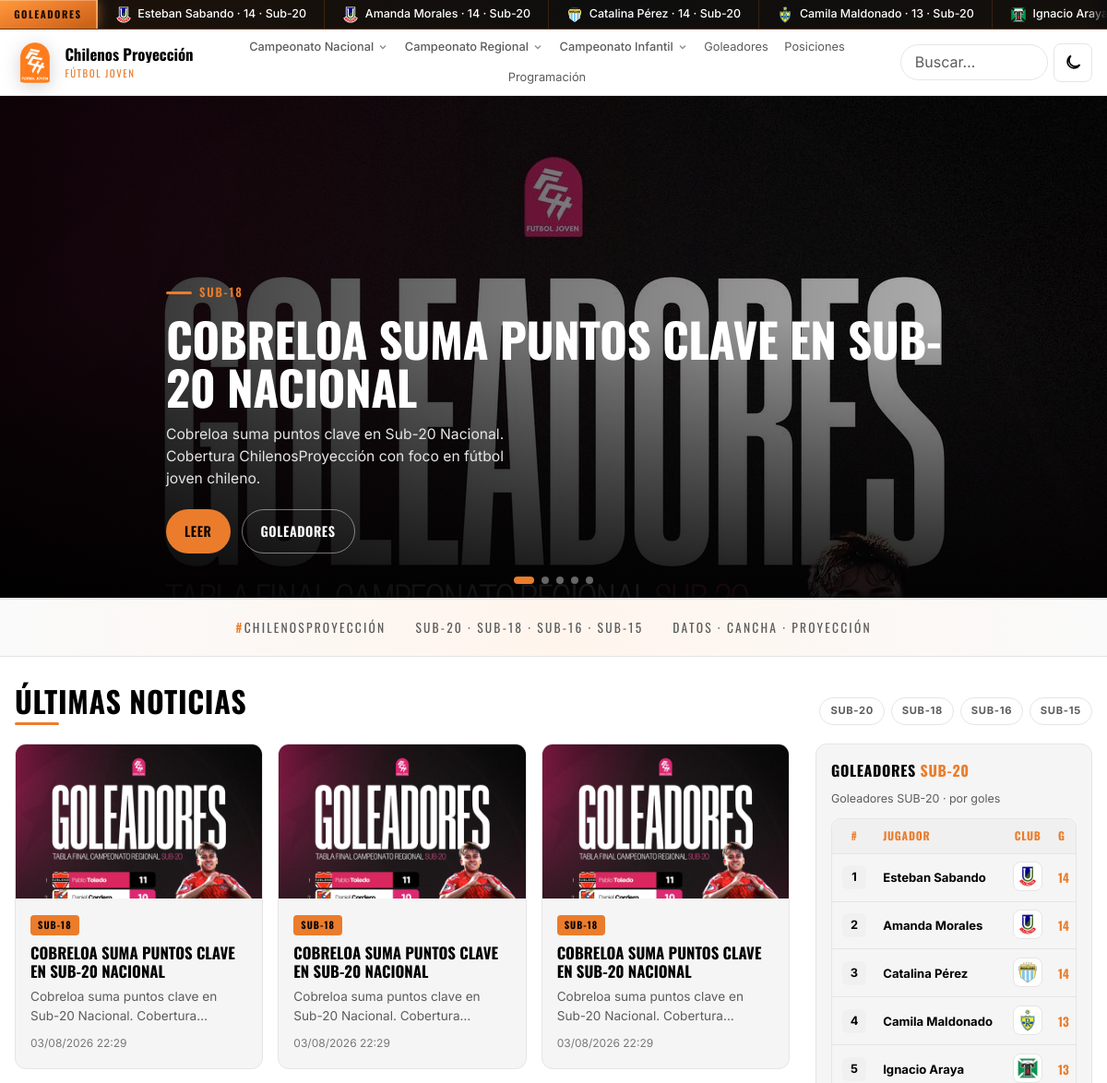
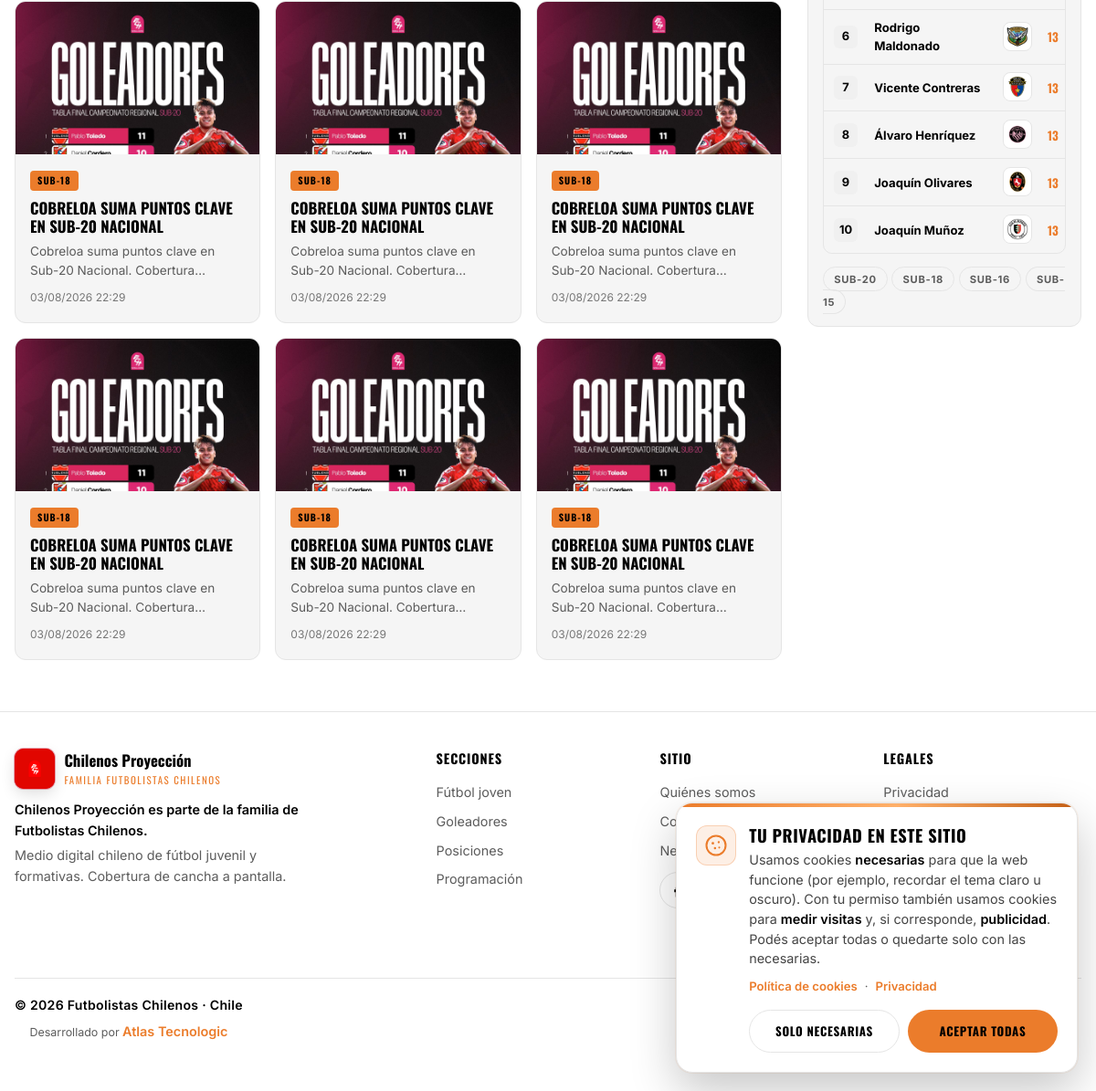
The page / on the database its author committed (2 pictures, top to bottom).
### tables this page shows
CREATE TABLE IF NOT EXISTS goleadores (
  id INT UNSIGNED AUTO_INCREMENT PRIMARY KEY,
  categoria_id INT UNSIGNED NULL,
  torneo VARCHAR(160) NOT NULL,
  jugador VARCHAR(120) NOT NULL,
  jugador_id INT UNSIGNED NULL,
  club VARCHAR(120) NULL,
  club_id INT UNSIGNED NULL,
  goles INT UNSIGNED NOT NULL DEFAULT 0,
  partidos INT UNSIGNED NOT NULL DEFAULT 0,
  fecha_corte DATE NULL,
  KEY idx_goleadores_cat (categoria_id),
  KEY idx_goleadores_jugador (jugador_id),
  CONSTRAINT fk_goleadores_categoria FOREIGN KEY (categoria_id) REFERENCES categorias(id) ON DELETE SET NULL,
  CONSTRAINT fk_goleadores_jugador FOREIGN KEY (jugador_id) REFERENCES jugadores(id) ON DELETE SET NULL,
  CONSTRAINT fk_goleadores_club FOREIGN KEY (club_id) REFERENCES clubes(id) ON DELETE SET NULL
);

CREATE TABLE IF NOT EXISTS clubes (
  id INT UNSIGNED AUTO_INCREMENT PRIMARY KEY,
  nombre VARCHAR(120) NOT NULL,
  slug VARCHAR(120) NOT NULL,
  escudo_url VARCHAR(500) NULL,
  region VARCHAR(80) NULL,
  division ENUM('nacional','regional','otro') NOT NULL DEFAULT 'nacional',
  UNIQUE KEY uq_clubes_slug (slug),
  KEY idx_clubes_division (division)
);

CREATE TABLE IF NOT EXISTS noticias (
  id INT UNSIGNED AUTO_INCREMENT PRIMARY KEY,
  titulo VARCHAR(255) NOT NULL,
  slug VARCHAR(255) NOT NULL,
  extracto TEXT NULL,
  contenido LONGTEXT NULL,
  categoria_id INT UNSIGNED NULL,
  autor_id INT UNSIGNED NULL,
  estado ENUM('borrador','publicado','archivado') NOT NULL DEFAULT 'borrador',
  destacada TINYINT(1) NOT NULL DEFAULT 0,
  destacada_orden INT NOT NULL DEFAULT 0,
  imagen_destacada_url VARCHAR(500) NULL,
  imagen_alt VARCHAR(255) NULL,
  imagen_credito VARCHAR(255) NULL,
  meta_titulo VARCHAR(255) NULL,
  meta_descripcion VARCHAR(320) NULL,
  fecha_publicacion DATETIME NULL,
  fecha_actualizacion DATETIME NULL,
  vistas INT UNSIGNED NOT NULL DEFAULT 0,
  origen ENUM('manual','hermes') NOT NULL DEFAULT 'manual',
  UNIQUE KEY uq_noticias_slug (slug),
  KEY idx_noticias_estado_fecha (estado, fecha_publicacion),
  KEY idx_noticias_categoria (categoria_id),
  KEY idx_noticias_destacada (destacada, destacada_orden),
  FULLTEXT KEY ft_noticias_busqueda (titulo, extracto, contenido),
  CONSTRAINT fk_noticias_categoria FOREIGN KEY (categoria_id) REFERENCES categorias(id) ON DELETE SET NULL,
  CONSTRAINT fk_noticias_autor FOREIGN KEY (autor_id) REFERENCES autores(id) ON DELETE SET NULL
);

CREATE TABLE IF NOT EXISTS categorias (
  id INT UNSIGNED AUTO_INCREMENT PRIMARY KEY,
  nombre VARCHAR(80) NOT NULL,
  slug VARCHAR(80) NOT NULL,
  descripcion TEXT NULL,
  division ENUM('nacional','regional','infantil','general') NOT NULL DEFAULT 'general',
  parent_id INT UNSIGNED NULL,
  orden INT NOT NULL DEFAULT 0,
  UNIQUE KEY uq_categorias_slug (slug),
  KEY idx_categorias_division (division),
  KEY idx_categorias_parent (parent_id),
  CONSTRAINT fk_categorias_parent FOREIGN KEY (parent_id) REFERENCES categorias(id) ON DELETE SET NULL
);

### public/index.php (the view, shortened to what the rows shown need)
<?php
$destacadas = NoticiaModel::destacadas(5);
$recientes = NoticiaModel::recientes(12);
$goleadores = GoleadorModel::porCategoria('sub-20', 10);
$categorias = categorias_futbol_joven();
$proximos = array_slice(ticker_proximos_partidos(), 0, 3);
$bodyClass = 'page-home';
require INCLUDES_PATH . '/header.php';
?>
<div class="home-desktop">
  <section class="hero-swiper swiper" aria-label="Destacadas">
    <div class="swiper-wrapper">
      <?php foreach ($destacadas as $i => $slide): ?>
        <div class="swiper-slide">
          <div class="hero-slide-bg">
            <img
              src="<?= e($slide['imagen_destacada_url'] ?? '/assets/brand/goleadores-sub20.jpg') ?>"
              alt="<?= e($slide['imagen_alt'] ?? $slide['titulo']) ?>"
              <?= $i === 0 ? 'loading="eager" fetchpriority="high"' : 'loading="lazy"' ?>
            />
          </div>
          <div class="container hero-content">
            <p class="hero-kicker"><?= e($slide['categoria_nombre'] ?? 'Destacada') ?></p>
            <h2 class="hero-title">
              <a href="<?= e(app_url('/noticia/' . $slide['slug'])) ?>">
                <?= e($slide['titulo']) ?>
              </a>
            </h2>
            <p class="hero-lead"><?= e($slide['extracto'] ?? '') ?></p>
            <div class="hero-actions">
              <a class="btn btn-primary" href="<?= e(app_url('/noticia/' . $slide['slug'])) ?>">Leer</a>
              <a class="btn btn-ghost" href="<?= e(app_url('/goleadores/sub-20')) ?>">Goleadores</a>
            </div>
          </div>
        </div>
      <?php endforeach; ?>
    </div>
  </section>
  <section class="section" id="noticias">
    <div class="container">
      <div class="section-head">
        <h2>Últimas noticias</h2>
        <div class="chip-row">
          <?php foreach ($categorias as $cat): ?>
            <a class="chip" href="<?= e(app_url('/futbol-joven/' . $cat['slug'])) ?>"><?= e($cat['nombre']) ?></a>
          <?php endforeach; ?>
        </div>
      </div>
      <div class="layout-main">
        <div>
          <div class="card-grid featured">
            <?php foreach (array_slice($recientes, 0, 9) as $noticia): ?>
              <?php require INCLUDES_PATH . '/partials/news-card.php'; ?>
            <?php endforeach; ?>
          </div>
        </div>
        <aside class="sidebar">
          <div class="panel panel-goleadores">
            <div class="table-wrap">
              <table class="data-table data-table-compact">
                <thead>
                  <tr>
                    <th class="col-pos">#</th>
                    <th>Jugador</th>
                    <th class="col-club-ico" title="Club">Club</th>
                    <th title="Goles">G</th>
                  </tr>
                </thead>
                <tbody>
                  <?php foreach ($goleadores as $i => $g): ?>
                    <?php
                      $jSlug = $g['jugador_slug'] ?? null;
                      $cSlug = $g['club_slug'] ?? null;
                      $clubNom = $g['club'] ?? '';
                      $esc = $g['escudo_url'] ?? ($cSlug ? '/assets/escudos/' . $cSlug . '.png' : '');
                    ?>
                    <tr>
                      <td class="col-pos"><span class="pos-badge"><?= $i + 1 ?></span></td>
                      <td>
                        <?php if ($jSlug): ?>
                          <a href="<?= e(app_url('/jugador/' . $jSlug)) ?>"><strong><?= e($g['jugador'] ?? '') ?></strong></a>
                        <?php else: ?>
                          <strong><?= e($g['jugador'] ?? '') ?></strong>
                        <?php endif; ?>
                      </td>
                      <td class="cell-club-ico">
                        <?php if ($esc): ?>
                          <a
                            class="club-crest-only"
                            href="<?= e($cSlug ? app_url('/club/' . $cSlug) : '#') ?>"
                            title="<?= e($clubNom) ?>"
                            aria-label="<?= e($clubNom) ?>"
                          >
                            <img src="<?= e(app_url($esc)) ?>" alt="<?= e($clubNom) ?>" width="28" height="28" loading="lazy" onerror="this.closest('a').classList.add('is-missing')" />
                          </a>
                        <?php else: ?>
                          <span class="club-crest-fallback" title="<?= e($clubNom) ?>"><?= e(mb_substr($clubNom, 0, 1)) ?></span>
                        <?php endif; ?>
                      </td>
                      <td class="num"><?= (int) ($g['goles'] ?? 0) ?></td>
                    </tr>
                  <?php endforeach; ?>
                </tbody>
              </table>
            </div>
          </div>
        </aside>
      </div>
    </div>
  </section>
</div>
<?php require INCLUDES_PATH . '/footer.php'; ?>

### includes/header.php (shortened to what the rows shown need)
<?php
$bodyClass = $bodyClass ?? '';
$tickerBandas = ticker_bandas();
?>
<!DOCTYPE html>
<html lang="es-CL">
<head>
  <link rel="stylesheet" href="https://cdn.jsdelivr.net/npm/swiper@11/swiper-bundle.min.css" />
  <link rel="stylesheet" href="<?= e(app_url('/css/styles.css')) ?>?v=20260804f" />
</head>
<body class="<?= e($bodyClass) ?>">
  <div class="site-tickers" data-ticker-rotate aria-label="Goleadores, resultados y próximos">
    <?php
      $tickerIndex = 0;
      foreach ($tickerBandas as $banda):
        $items = $banda['items'] ?? [];
        $loop = array_merge($items, $items);
        $kind = $banda['kind'] ?? 'goleadores';
        $isFirst = $tickerIndex === 0;
        $tickerIndex++;
    ?>
      <div
        class="site-ticker site-ticker--<?= e($kind) ?><?= $isFirst ? ' is-active' : '' ?>"
        role="region"
        aria-label="<?= e($banda['aria'] ?? $banda['label']) ?>"
        data-ticker-band
        <?= $isFirst ? '' : 'aria-hidden="true"' ?>
      >
        <div class="site-ticker-label"><?= e($banda['label']) ?></div>
        <div class="site-ticker-track-wrap">
          <div class="site-ticker-track">
            <?php foreach ($loop as $item): ?>
              <?php
                $kindItem = $item['kind'] ?? $kind;
                $escL = (string) ($item['escudo_local'] ?? $item['escudo_url'] ?? '');
                $clubL = (string) ($item['club_local'] ?? $item['club'] ?? '');
                $txt = (string) ($item['text'] ?? '');
              ?>
              <span class="site-ticker-item site-ticker-item--<?= e($kindItem) ?>">
                <?php if ($kindItem === 'goleador' || $kind === 'goleadores'): ?>
                  <?php if ($escL !== ''): ?>
                    <img class="site-ticker-crest" src="<?= e(app_url($escL)) ?>" alt="<?= e($clubL) ?>" width="18" height="18" loading="lazy" onerror="this.style.display='none'" />
                  <?php else: ?>
                    <span class="site-ticker-dot" aria-hidden="true"></span>
                  <?php endif; ?>
                  <span class="site-ticker-text"><?= e($txt) ?></span>
                <?php endif; ?>
              </span>
            <?php endforeach; ?>
          </div>
        </div>
      </div>
    <?php endforeach; ?>
  </div>
  <main class="site-main" id="contenido">

### includes/partials/news-card.php (shortened to what the rows shown need)
<?php
$n = $n ?? $noticia ?? [];
$url = app_url('/noticia/' . ($n['slug'] ?? ''));
$img = $n['imagen_destacada_url'] ?? '/assets/brand/goleadores-sub20.jpg';
$cat = $n['categoria_nombre'] ?? 'Noticia';
?>
<article class="news-card">
  <a href="<?= e($url) ?>">
    <div class="news-card-media">
      <img src="<?= e(str_starts_with((string)$img, 'http') ? $img : app_url($img)) ?>" alt="<?= e($n['imagen_alt'] ?? $n['titulo'] ?? '') ?>" loading="lazy" />
    </div>
    <div class="news-card-body">
      <span class="badge"><?= e($cat) ?></span>
      <h3><?= e($n['titulo'] ?? '') ?></h3>
      <?php if (!empty($n['extracto'])): ?>
        <p><?= e($n['extracto']) ?></p>
      <?php endif; ?>
      <div class="meta"><?= e(format_fecha($n['fecha_publicacion'] ?? null)) ?></div>
    </div>
  </a>
</article>

### rows shown on the page
goleadores: club.escudo_url (picture), txt "Esteban Sabando · 14 · Sub-20", jugador "Esteban Sabando", goles "14"
goleadores: club.escudo_url (picture), txt "Amanda Morales · 14 · Sub-20", jugador "Amanda Morales", goles "14"
goleadores: club.escudo_url (picture), txt "Catalina Pérez · 14 · Sub-20", jugador "Catalina Pérez", goles "14"
goleadores: club.escudo_url (picture), txt "Camila Maldonado · 13 · Sub-20", jugador "Camila Maldonado", goles "13"
goleadores: club.escudo_url (picture), txt "Ignacio Araya…", jugador "Ignacio Araya", goles "13"
noticias: imagen_destacada_url (picture), categoria.nombre "SUB-18", titulo "COBRELOA SUMA PUNTOS CLAVE EN SUB-20 NACIONAL", extracto "Cobreloa suma puntos clave en Sub-20 Nacional. Cobertura ChilenosProyección con foco en fútbol joven chileno.", extracto "Cobreloa suma puntos clave en Sub-20 Nacional.…", fecha_publicacion "03/08/2026 22:29"
noticias: categoria.nombre "SUB-20", noticias.imagen_destacada_url (picture)
noticias: noticias.imagen_destacada_url (picture)
categorias: nombre "SUB-18"
noticias: noticias.imagen_destacada_url (picture)
noticias: noticias.imagen_destacada_url (picture)
noticias: noticias.imagen_destacada_url (picture)
noticias: noticias.imagen_destacada_url (picture)
noticias: noticias.imagen_destacada_url (picture), categoria.nombre "SUB-18"
noticias: noticias.imagen_destacada_url (picture)
goleadores: jugador "Rodrigo Maldonado", club.escudo_url (picture), goles "13"
goleadores: jugador "Vicente Contreras", club.escudo_url (picture), goles "13"
goleadores: jugador "Álvaro Henríquez", club.escudo_url (picture), goles "13"
goleadores: jugador "Joaquín Olivares", club.escudo_url (picture), goles "13"
goleadores: jugador "Joaquín Muñoz", club.escudo_url (picture), goles "13"

### other values the page prints
$banda['label'] "GOLEADORES"
$div['label'] "Campeonato Nacional"
$div['label'] "Campeonato Regional"
$div['label'] "Campeonato Infantil"
$cat['nombre'] "SUB-18"
$cat['nombre'] "SUB-16"
$cat['nombre'] "SUB-15"
$goleadoresMeta['torneo'] ?: 'Nacional Apertura 2026' "Goleadores SUB-20"
